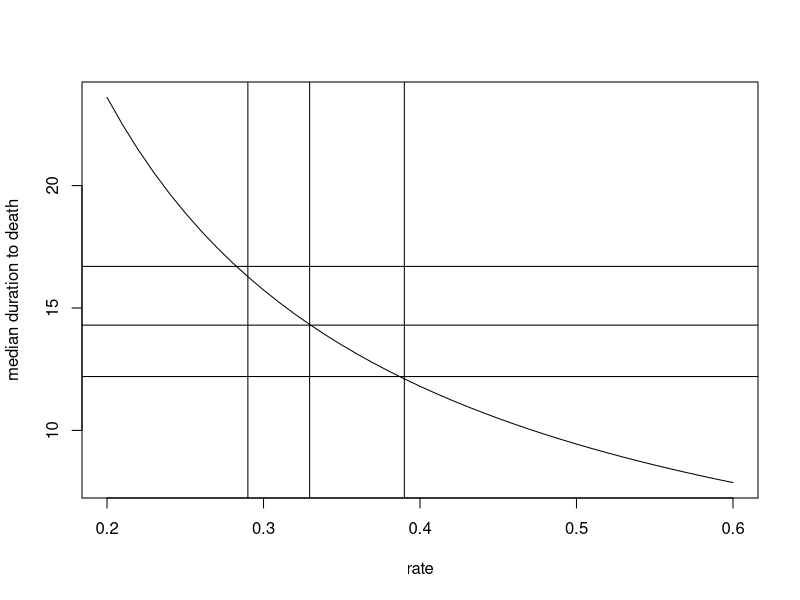
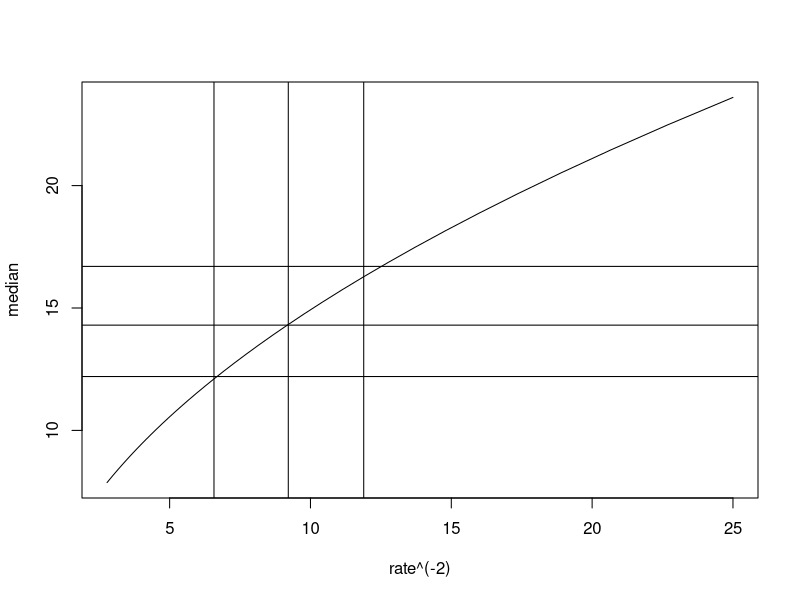
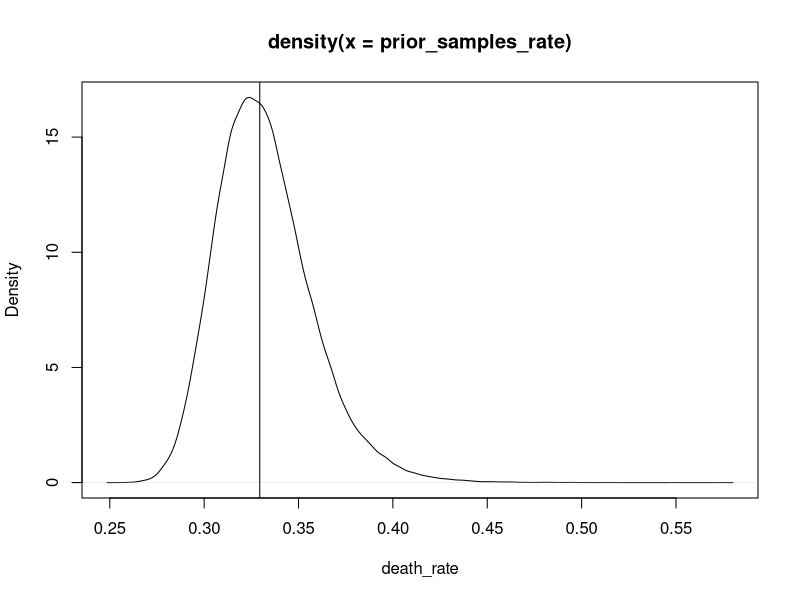
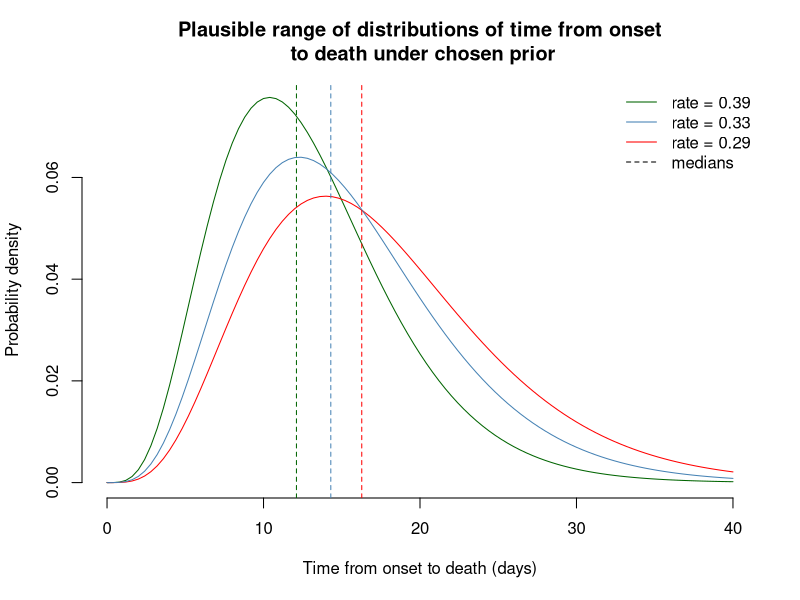

R code for these plots, in order:
###########################################
### Prior elicitation for re-implementationn of C. Althaus' CFR estimation using JAGS
### Johannes Bracher, johannes.bracher@uzh.ch
###########################################

# try to come up with a reasonable prior reproducing the CIs in Linton et al:

# assume that shape is fixed, choose prior for rate such that quantiles
# coincide with CIs for median
# (motivation: quantiles of gamma distribution are linearly related to the inverse rate;
# but not sure this is the best way to go)

# point estimates from Linton et al:
death_shape <- 5.049793
death_rate <- 0.3294643

# set up a grid for the rate parameter:
grid_rate <- seq(from = 0.2, to = 0.6, by = 0.01)
# evaluate the implied median duration to death:
vals_med <- sapply(grid_rate, qgamma, p = 0.5, shape = death_shape)

# limits of a CI for rate implied by the CI for the median:
upper_bound_rate <- grid_rate[which.min(vals_med > 12.2)]
lower_bound_rate <- grid_rate[which.min(vals_med > 16.7)]

# visualize:
plot(grid_rate, vals_med, type = "l", xlab = "rate", ylab = "median duration to death")
abline(h = c(12.2, 14.3, 16.7))
abline(v = c(lower_bound_rate, death_rate, upper_bound_rate))

# slightly skewed... a possible transformation to induce symmetry is x^(-2)
plot(grid_rate^-2, vals_med, type = "l", xlab = "rate^(-2)", ylab = "median")
abline(h = c(12.2, 14.3, 16.7))
abline(v = c(lower_bound_rate, death_rate, upper_bound_rate)^-2)

# compute standard deviation on the one-over-square scale:
- (upper_bound_rate^(-2) - death_rate^(-2))/1.96
(lower_bound_rate^(-2) - death_rate^(-2))/1.96
# choose 1.355 as standard deviation of death_rate^(-2)

# check the limits this prior implies for the median of the duration to death:
qgamma(0.5, shape = death_shape, rate = upper_bound_rate) # 12.2; should be 4.8
qgamma(0.5, shape = death_shape, rate = lower_bound_rate) # 16.3; should be 16.7
# this works.

# check the limits this prior implies for the 5% quantile of the duration to death:
qgamma(0.05, shape = death_shape, rate = upper_bound_rate) # 5.1; should be 4.8
qgamma(0.05, shape = death_shape, rate = lower_bound_rate) # 6.9; should be 7.9

# and the limits for the 95% quantile of the duration to death:
qgamma(0.95, shape = death_shape, rate = upper_bound_rate) # 23.6; should be 21.8
qgamma(0.95, shape = death_shape, rate = lower_bound_rate) # 31.8; should be 34.7

# somewhat too narrow, but roughly okay

# What does this prior look like?
prior_samples_rate <- rnorm(100000, mean = death_rate^(-2),
                            1.35)^(-0.5)
plot(density(prior_samples_rate), xlab = "death_rate")
abline(v = death_rate)

# plot distribution of time to death for 0.025, 0.5 and 0.975 prior quantiles of death_rate:
png("figures/prior_choice_death_rate.png", height = 350, width = 700)
curve(dgamma(x, rate = upper_bound_rate, shape = death_shape), 0, 40,
      col = "darkgreen", xlab = "Time from onset to death (days)", ylab = "Probability density",
      frame = FALSE, main = "Plausible range of distributions of time from onset\n to death under chosen prior")
curve(dgamma(x, rate = lower_bound_rate, shape = death_shape), col = "red", add = TRUE)
curve(dgamma(x, rate = death_rate, shape = death_shape), col = "steelblue", add = TRUE)

abline(v = c(qgamma(0.5, shape = death_shape, rate = upper_bound_rate),
             14.3,
             qgamma(0.5, shape = death_shape, rate = lower_bound_rate)),
       col = c("darkgreen", "steelblue", "red"), lty = 2)

legend("topright", legend = c(paste0("rate = ",
                                     c(upper_bound_rate, round(death_rate, 2), lower_bound_rate)),
                              "medians"),
       col = c("darkgreen", "steelblue", "red", "black"), lty = c(rep(1, 3), 2), bty = "n")
dev.off()
